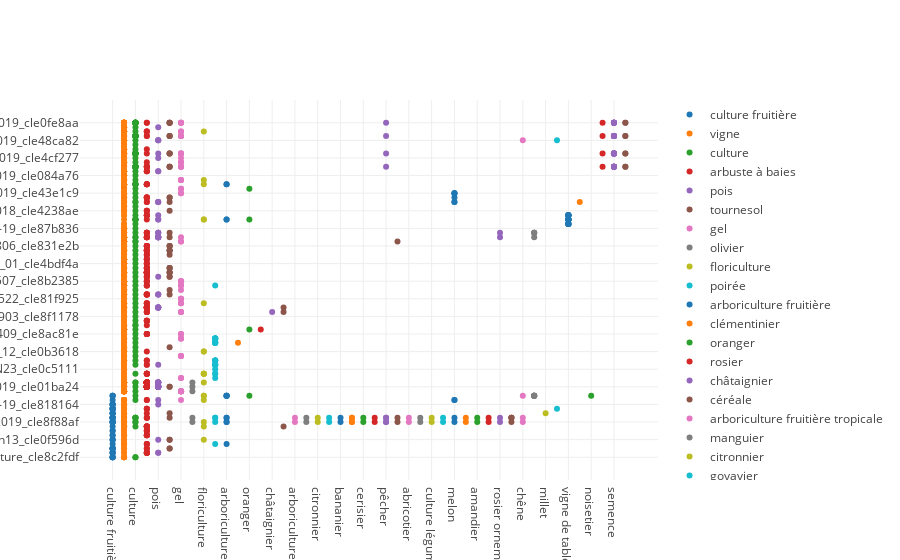

This figure's notebook cell:
### Code cell
import plotly.io as pio


data = [dict(
  type = 'scatter',
  x = df['prefLabel'].str.lower(),
  y = df['bsv'],
  mode = 'markers',
  transforms = [dict(
    type = 'groupby',
    groups = df['prefLabel'].str.lower(),
    
  )]
)]

fig_dict = dict(data=data)
pio.show(fig_dict, validate=False)

### Figure 1 — Plotly figure (JSON) as saved in the notebook; plotly's stock layout.template omitted (floating-point values rounded to 4 significant figures; data arrays with more than 128 entries replaced by an {"elided": "..."} marker saying what was removed)
{"data": [{"mode": "markers", "transforms": [{"groups": {"elided": "1751 str values"}, "type": "groupby"}], "type": "scatter", "x": {"elided": "1751 str values"}, "y": {"elided": "1751 str values"}}], "layout": {}}
